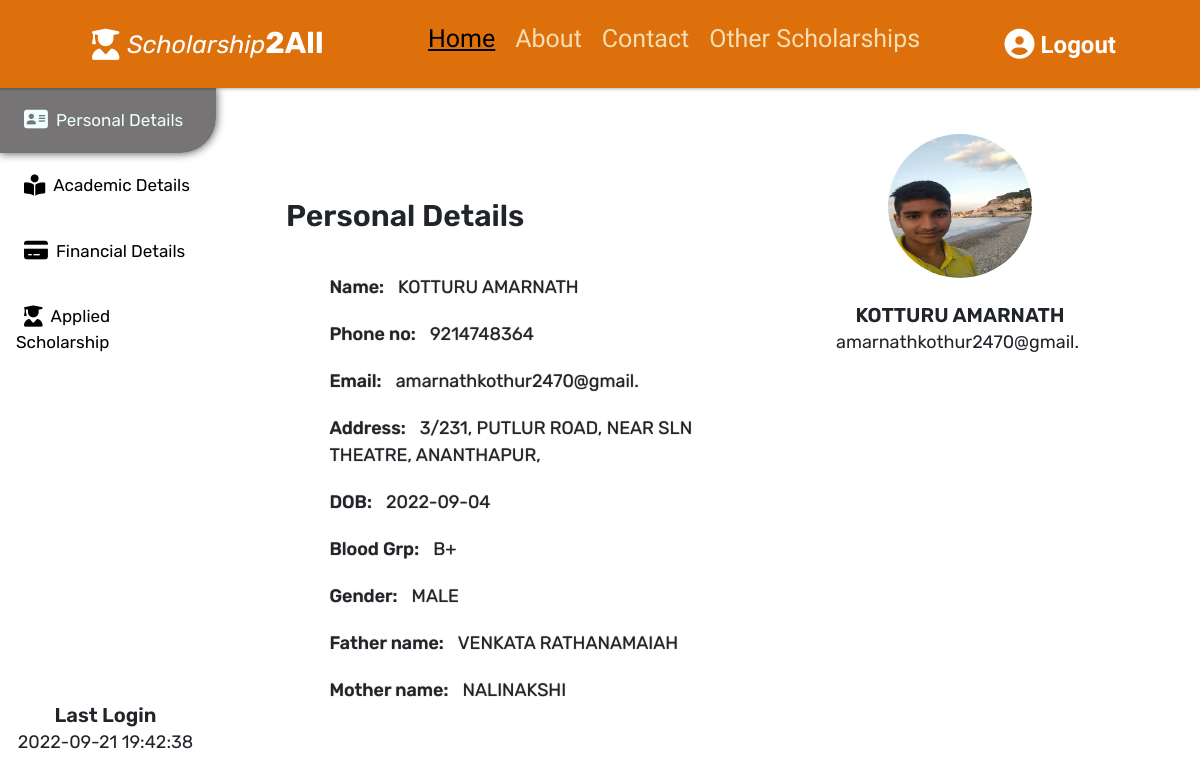
/welcome.php (signed in), run on the app's committed database.
### tables this page shows
CREATE TABLE `sessionhis` (
  `sessionid` int(11) NOT NULL,
  `username` varchar(25) NOT NULL,
  `startdate` date NOT NULL,
  `starttime` time NOT NULL
);

CREATE TABLE `personal` (
  `username` varchar(30) NOT NULL,
  `FirstName` varchar(25) NOT NULL,
  `LastName` varchar(25) NOT NULL,
  `DOB` date NOT NULL,
  `Bgrp` varchar(5) NOT NULL,
  `email` varchar(25) NOT NULL,
  `phone` bigint(11) NOT NULL,
  `gender` varchar(10) NOT NULL,
  `FatherName` varchar(25) NOT NULL,
  `FatherOccupation` varchar(25) NOT NULL,
  `MotherName` varchar(25) NOT NULL,
  `MotherOccupation` varchar(25) NOT NULL,
  `fadd` varchar(50) NOT NULL,
  `School` varchar(25) NOT NULL,
  `marks1` int(11) NOT NULL,
  `College` varchar(25) NOT NULL,
  `marks2` int(11) NOT NULL,
  `bank` varchar(25) NOT NULL,
  `ifsc` varchar(25) NOT NULL,
  `Image` varchar(30) NOT NULL DEFAULT 'temp.jpeg'
);

### welcome.php (the view, shortened to what this page needs)
<?php
include 'connect.php';
$username = $_SESSION['username'];
?>
<!DOCTYPE html>
<html lang="en">
<head>
    <link rel="stylesheet" href="css/profile.css" />
    <link rel="stylesheet" href="https://cdnjs.cloudflare.com/ajax/libs/font-awesome/5.15.4/css/all.min.css" />
    <link href="https://cdn.jsdelivr.net/npm/bootstrap@5.1.3/dist/css/bootstrap.min.css" rel="stylesheet"
 />
</head>
<body>
    <header>
        <a href="Index.php" class="logo"><i class="fas fa-user-graduate fa-lg"></i>Scholarship<b>2All</b></a>
        <nav class="navbar">
            <ul>
                <li>
                    <a href="Index.php" style="color: black;text-decoration: underline;">Home</a>
                </li>
                <li>
                    <a href="about.php">About</a>
                </li>
                <li>
                    <a href="contact.php">Contact</a>
                </li>
                <li>
                    <a href="other2.php">Other Scholarships</a>
                </li>
            </ul>
        </nav>
        <div id="login" class="fas fa-user-circle">
            <a href="logout.php" class="log" class="log"
                style="font-weight: 600;font-family: Kanit, sans-serif;font-size: 80%;">Logout</a>
        </div>
    </header>
    <div class="main">
        <div class="content">
            <div class="tab">
                <button class="tablinks" onclick="openCity(event, '1')" id="defaultOpen"><i
                        class="fa-solid fa-address-card fa-lg"></i>Personal Details</button>
                <button class="tablinks" onclick="openCity(event, '2')"><i
                        class="fa-solid fa-book-open-reader fa-lg"></i>Academic Details</button>
                <button class="tablinks" onclick="openCity(event, '3')"><i
                        class="fa-solid fa-credit-card fa-lg"></i>Financial Details</button>
                <button class="tablinks" onclick="openCity(event, '4')"><i class="fa-solid fa-user-graduate fa-lg"></i>Applied Scholarship</button>
                <div style="display:flex; flex-direction: column; position: relative; align-items: center; justify-content: end; height: 65%; ">
                    <?php
                    $sql2 = "SELECT * FROM sessionhis WHERE username='$username' order by sessionid desc limit 1 OFFSET 1";
                    $result2 = mysqli_query($conn, $sql2);
                    ?>
                    <h3 style="margin: 5px 5px 0 0; font-size: 20px; font-weight:600; display:flex; position: relative; justify-content:space-around;">Last Login</h3>
                    <?php while($row2 = mysqli_fetch_assoc($result2)){ ?>
                    <h3 style="margin: 5px 5px 0 0; font-size: 18px; font-weight:400; display:flex; position: relative; justify-content:space-around;"><?php echo $row2['startdate'];?>       <?php echo $row2['starttime'];?></h3>
                    <?php } ?>
                </div>
            </div>
            <?php
            $sql = "SELECT * FROM personal WHERE username='$username'";
            $result = mysqli_query($conn, $sql);
                while($row = mysqli_fetch_assoc($result)){
                ?>
            <div id="1" class="tabcontent">
                <h3 class="headings">Personal Details</h3>
                <form action="">
                    <div class="input-group">
                        <label class="inputs" for="name">Name: <span class="output"><?php echo $row['FirstName'];?>
                                <?php echo $row['LastName'];?></span></label>
                    </div>
                    <div class="input-group">
                        <label class="inputs" for="phone">Phone no: <span
                                class="output"><?php echo $row['phone'];?></span></label>
                    </div>
                    <div class="input-group">
                        <label for="Email">Email: <span class="output"><?php echo $row['email'];?></span></label>
                    </div>
                    <div class="input-group">
                        <label for="address">Address: <span class="output"><?php echo $row['fadd'];?></span></label>
                    </div>
                    <div class="input-group">
                        <label for="dob">DOB: <span class="output"><?php echo $row['DOB'];?></span></label>
                    </div>
                    <div class="input-group">
                        <label for="BloodGrp">Blood Grp: <span class="output"><?php echo $row['Bgrp'];?></span></label>
                    </div>
                    <div class="input-group">
                        <label for="Gender">Gender: <span class="output"><?php echo $row['gender'];?></span></label>
                    </div>
                    <div class="input-group">
                        <label for="father">Father name: <span
                                class="output"><?php echo $row['FatherName'];?></span></label>
                    </div>
                    <div class="input-group">
                        <label for="mother">Mother name: <span
                                class="output"><?php echo $row['MotherName'];?></span></label>
                    </div>
                </form>
            </div>
        </div>
        <div class="images">
            <img src="schouploads/<?php echo $row["Image"]; ?>" alt="" class="profile" width="30%"
                style="aspect-ratio: 1/1; border-radius:50%">
            <h3 style="margin: 25px 0 0 0; font-size: 20px; font-weight:600"><?php echo $row['FirstName'];?>
                <?php echo $row['LastName'];?></h3>
            <h3 style="margin: 5px 5px 0 0; font-size: 18px; font-weight:400"><?php echo $row['email'];?></h3>
        </div>
        <?php
                }
                ?>
    </div>
</body>
</html>

### css/profile.css (style rules this page uses)
* { font-family: "Rubik", sans-serif; margin: 0; padding: 0; box-sizing: border-box; border: none; outline: none; text-decoration: none; transition: all 0.2s linear; }
body { height: 100vh; }
a:link { color: none; }
html { font-size: 62.5%; overflow-x: hidden; }
header { width: 100%; display: flex; align-items: center; justify-content: space-between; position: relative; top: 0; left: 0; padding: 1.5rem 7%; z-index: 1000; background: rgb(221, 112, 11); box-shadow: 0 0.1rem 0.3rem rgba(0, 0, 0, 0.3); text-decoration: none; }
header .logo { color: whitesmoke; font-size: 2.5rem; font-style: oblique; font-stretch: expanded; text-decoration: none; left: -30%; padding-left: none; }
header i { top: 70%; }
b { font-weight: 900; font-size: 120%; font-style: normal; text-decoration: none; }
a:link { color: white; }
header .navbar ul { width: 100%; display: flex; align-items: center; justify-content: space-between; list-style: none; text-decoration: none; }
header .navbar ul li { margin: 0 1rem; text-decoration: none; }
header .navbar ul li a { font-size: 250%; color: wheat; text-decoration: none; font-family: "Kanit", sans-serif; font-weight: 500; bottom: -50%; }
header #login { font-size: 3rem; color: rgb(255, 255, 255); cursor: pointer; text-decoration: none; }
header .log { display: flex; align-items: center; justify-content: space-between; color: white; float: right; font-size: 75%; padding-left: 6px; padding-top: 4px; text-decoration: none; }
.log:link { color: rgb(255, 255, 255); }
.main { width: 100%; height: 90%; display: flex; flex-direction: row; position: relative; align-items: center; justify-content: center; }
.content { width: 60%; display: flex; align-items: flex-start; justify-content: flex-start; position: relative; align-self: start; height: 90%; }
.images { width: 40%; height: 90%; margin-top: 0px; display: flex; flex-direction: column; position: relative; align-items: center; justify-content: flex-start; top: 10px; }
.tab { float: left; width: 30%; height: 90%; }
.tab button { display: block; background-color: inherit; color: black; padding: 20px 16px; width: 100%; border: none; outline: none; text-align: left; cursor: pointer; transition: 0.3s; font-size: 17px; border-radius: 0 0 35px 0; overflow: none; }
.tab button.active { background-color: rgba(92, 90, 90, 0.84); color: azure; box-shadow: 0 0 10px rgba(0, 0, 0, 0.729); }
.tabcontent { display: flex; flex-direction: column; justify-content: center; align-items: center; position: relative; padding-left: 70px; width: 70%; padding-top: 10vh; border-left: none; height: 90%; }
.headings { font-weight: 600; font-size: 30px; margin: 30px 0; }
i { padding: 2px 8px; }
form { width: 100%; display: flex; justify-content: center; align-items: center; flex-direction: column; }
.input-group { flex-direction: row; position: relative; width: 40%; display: inline-block; left: 10%; height: 100%; padding: 10px 0px; font-size: 1rem; background: transparent; outline: none; transition: 0.3s; overflow: none; font-size: 18px; text-shadow: 0 0 1px rgba(0, 0, 0, 0.588); font-weight: 500; }
.output { font-weight: 400; padding-left: 10px; }

### data on the page
sessionhis: startdate "2022-09-21", starttime "19:42:38"
personal: FirstName "KOTTURU", LastName "AMARNATH", phone "9214748364", email "amarnathkothur2470@gmail.", fadd "3/231, PUTLUR ROAD, NEAR SLN THEATRE, ANANTHAPUR,", DOB "2022-09-04", Bgrp "B+", gender "MALE", FatherName "VENKATA RATHANAMAIAH", MotherName "NALINAKSHI", Image (picture)
